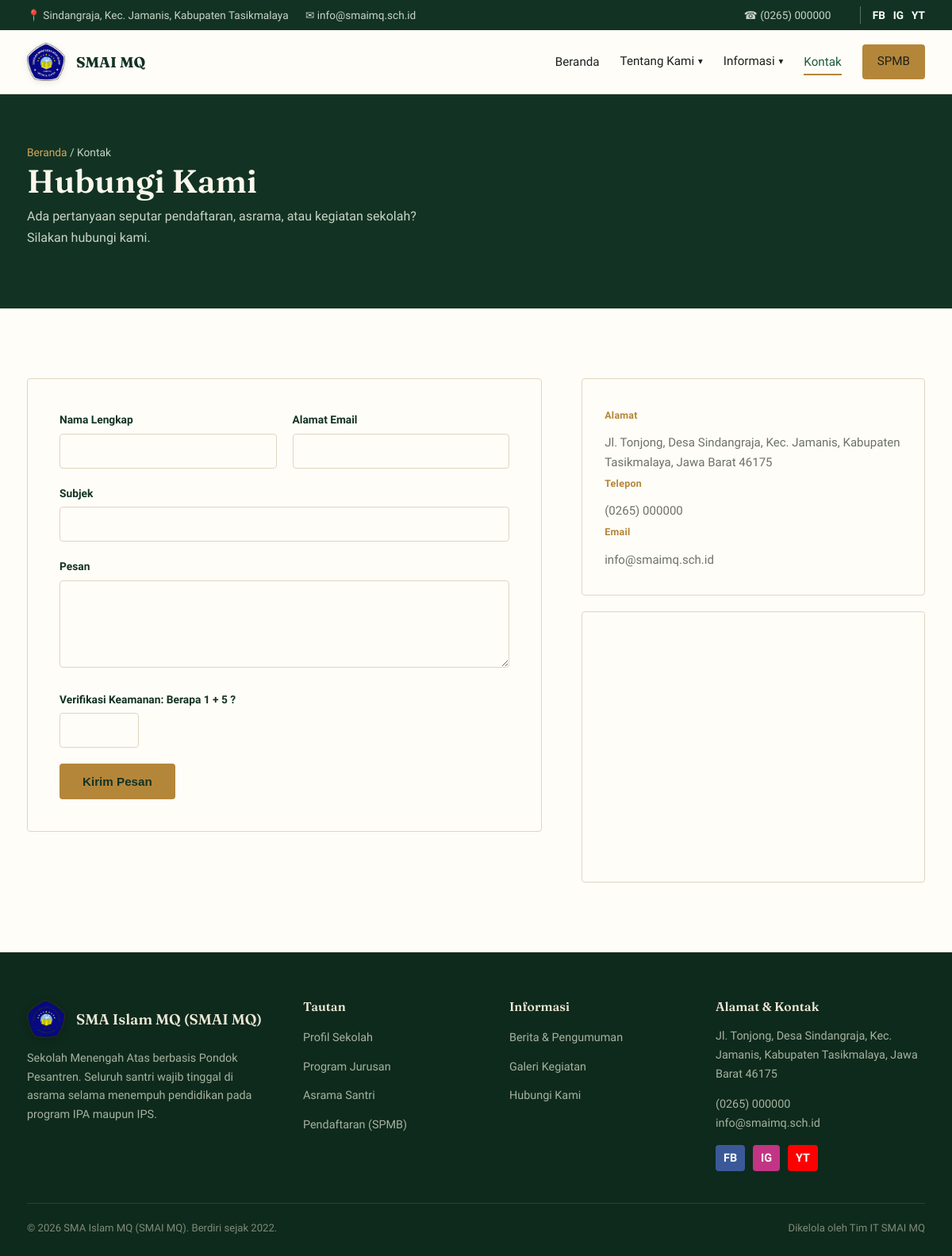
The page /kontak.php on the database its author committed.
### tables this page shows
CREATE TABLE profil_sekolah (
    id INT AUTO_INCREMENT PRIMARY KEY,
    nama_sekolah VARCHAR(150) NOT NULL,
    npsn VARCHAR(20) DEFAULT NULL,
    tahun_berdiri YEAR NOT NULL,
    alamat VARCHAR(255) NOT NULL,
    desa_kelurahan VARCHAR(100),
    kecamatan VARCHAR(100),
    kabupaten VARCHAR(100),
    provinsi VARCHAR(100),
    kode_pos VARCHAR(10),
    telepon VARCHAR(30),
    email VARCHAR(100),
    sambutan_kepsek TEXT,
    visi TEXT,
    misi TEXT,
    sejarah TEXT,
    logo VARCHAR(255) DEFAULT NULL,
    facebook VARCHAR(255) DEFAULT NULL,
    instagram VARCHAR(255) DEFAULT NULL,
    youtube VARCHAR(255) DEFAULT NULL,
    whatsapp VARCHAR(20) DEFAULT NULL,
    video_profil VARCHAR(255) DEFAULT NULL
);

### includes/functions.php (called while the page is built, shortened)
<?php
function e($string) {
    return htmlspecialchars($string ?? '', ENT_QUOTES, 'UTF-8');
}

### kontak.php (the view, shortened to what this page needs)
<?php
require_once __DIR__ . '/config/database.php';
require_once __DIR__ . '/includes/functions.php';
$halaman_aktif = 'kontak';
$angka1 = rand(1, 9);
$angka2 = rand(1, 9);
$captcha_soal = "$angka1 + $angka2";
require __DIR__ . '/includes/header.php';
?>
<div class="header-halaman">
    <div class="wadah">
        <span class="jejak"><a href="index.php">Beranda</a> / Kontak</span>
        <h1>Hubungi Kami</h1>
        <p style="color:#C9D3C6; max-width:60ch;">Ada pertanyaan seputar pendaftaran, asrama, atau kegiatan sekolah? Silakan hubungi kami.</p>
    </div>
</div>
<section>
    <div class="wadah dua-kolom">
        <div>
            <div class="kotak-form">
                <form method="post" action="kontak.php">
                    <div class="baris-form">
                        <div class="grup-form">
                            <label for="nama">Nama Lengkap</label>
                            <input type="text" id="nama" name="nama" required value="<?= e($_POST['nama'] ?? '') ?>">
                        </div>
                        <div class="grup-form">
                            <label for="email">Alamat Email</label>
                            <input type="email" id="email" name="email" required value="<?= e($_POST['email'] ?? '') ?>">
                        </div>
                    </div>
                    <div class="grup-form">
                        <label for="subjek">Subjek</label>
                        <input type="text" id="subjek" name="subjek" value="<?= e($_POST['subjek'] ?? '') ?>">
                    </div>
                    <div class="grup-form">
                        <label for="isi_pesan">Pesan</label>
                        <textarea id="isi_pesan" name="isi_pesan" required><?= e($_POST['isi_pesan'] ?? '') ?></textarea>
                    </div>
                    <div class="grup-form">
                        <label for="captcha">Verifikasi Keamanan: Berapa <?= $captcha_soal ?> ?</label>
                        <input type="number" id="captcha" name="captcha" required class="form-input" style="width:100px;">
                    </div>
                    <button type="submit" class="btn btn-emas">Kirim Pesan</button>
                </form>
            </div>
        </div>
        <div>
            <div class="kartu" style="margin-bottom:20px;">
                <span class="panel-label">Alamat</span>
                <p style="margin-top:10px;"><?= e($profil['alamat']) ?>, Desa <?= e($profil['desa_kelurahan']) ?>, <?= e($profil['kecamatan']) ?>, <?= e($profil['kabupaten']) ?>, <?= e($profil['provinsi']) ?> <?= e($profil['kode_pos']) ?></p>
                <span class="panel-label">Telepon</span>
                <p style="margin-top:10px;"><?= e($profil['telepon']) ?></p>
                <span class="panel-label">Email</span>
                <p style="margin-top:10px;"><?= e($profil['email']) ?></p>
            </div>
            <div class="kotak-peta">
                <iframe loading="lazy" src="https://www.google.com/maps?q=Jl.+Tonjong,+Sindangraja,+Kec.+Jamanis,+Kabupaten+Tasikmalaya,+Jawa+Barat+46175&output=embed"></iframe>
            </div>
        </div>
    </div>
</section>
<?php require __DIR__ . '/includes/footer.php'; ?>

### includes/header.php (shortened to what this page needs)
<?php
$profil = $pdo->query("SELECT * FROM profil_sekolah LIMIT 1")->fetch();
$halaman_aktif = $halaman_aktif ?? '';
?>
<!DOCTYPE html>
<html lang="id">
<head>
<link rel="stylesheet" href="<?= BASE_URL ?>assets/css/style.css">
</head>
<body>
<div class="topbar">
    <div class="wadah">
        <div>
            <span>📍 <?= e($profil['desa_kelurahan'] ?? '') ?>, <?= e($profil['kecamatan'] ?? '') ?>, <?= e($profil['kabupaten'] ?? '') ?></span>
            <span>✉ <?= e($profil['email'] ?? '') ?></span>
        </div>
        <div>
            <span>☎ <?= e($profil['telepon'] ?? '') ?></span>
            <div style="display:inline-flex; align-items:center; gap:10px; margin-left:15px; border-left:1px solid rgba(255,255,255,0.3); padding-left:15px;">
                <?php if(!empty($profil['facebook'])): ?><a href="<?= e($profil['facebook']) ?>" target="_blank" style="color:white; text-decoration:none; font-weight:bold;">FB</a><?php endif; ?>
                <?php if(!empty($profil['instagram'])): ?><a href="<?= e($profil['instagram']) ?>" target="_blank" style="color:white; text-decoration:none; font-weight:bold;">IG</a><?php endif; ?>
                <?php if(!empty($profil['youtube'])): ?><a href="<?= e($profil['youtube']) ?>" target="_blank" style="color:white; text-decoration:none; font-weight:bold;">YT</a><?php endif; ?>
            </div>
        </div>
    </div>
</div>
<header class="situs">
    <div class="navbar wadah">
        <a href="<?= BASE_URL ?>index.php" class="merek">
            <img src="<?= BASE_URL ?>assets/img/logo.png" alt="Logo SMAI MQ" class="logo-sekolah">
            <span class="merek-teks">
                <strong>SMAI MQ</strong>
            </span>
        </a>
        <nav class="menu-utama">
            <ul>
                <li><a href="<?= BASE_URL ?>index.php" class="<?= $halaman_aktif === 'beranda' ? 'aktif' : '' ?>">Beranda</a></li>
                <li class="menu-dropdown <?= in_array($halaman_aktif, ['profil', 'jurusan', 'asrama', 'fasilitas', 'guru', 'prestasi', 'ekstrakurikuler']) ? 'aktif' : '' ?>">
                    <a href="javascript:void(0)" class="dropdown-toggle">Tentang Kami <span class="panah-bawah">&#9662;</span></a>
                </li>
                <li class="menu-dropdown <?= in_array($halaman_aktif, ['berita', 'galeri', 'pengumuman', 'unduhan', 'alumni', 'kalender', 'karya']) ? 'aktif' : '' ?>">
                    <a href="javascript:void(0)" class="dropdown-toggle">Informasi <span class="panah-bawah">&#9662;</span></a>
                </li>
                <li><a href="<?= BASE_URL ?>kontak.php" class="<?= $halaman_aktif === 'kontak' ? 'aktif' : '' ?>">Kontak</a></li>
                <li><a href="https://spmb.ponpes-mhmq.my.id/" target="_blank" class="btn btn-emas" style="padding:8px 18px;">SPMB</a></li>
            </ul>
        </nav>
    </div>
</header>

### includes/footer.php (shortened to what this page needs)
<footer class="situs">
    <div class="wadah">
        <div class="footer-grid">
            <div>
                <div style="display:flex; align-items:center; gap:14px; margin-bottom:14px;">
                    <img src="<?= BASE_URL ?>assets/img/logo.png" alt="Logo SMAI MQ" style="width:48px; height:auto; filter:drop-shadow(0 2px 4px rgba(0,0,0,0.3));">
                    <h4 style="margin:0; font-size:1.15rem;"><?= e($profil['nama_sekolah']) ?></h4>
                </div>
                <p>Sekolah Menengah Atas berbasis Pondok Pesantren. Seluruh santri wajib tinggal di asrama selama menempuh pendidikan pada program IPA maupun IPS.</p>
            </div>
            <div>
                <h4>Tautan</h4>
                <ul>
                    <li><a href="<?= BASE_URL ?>profil.php">Profil Sekolah</a></li>
                    <li><a href="<?= BASE_URL ?>jurusan.php">Program Jurusan</a></li>
                    <li><a href="<?= BASE_URL ?>asrama.php">Asrama Santri</a></li>
                    <li><a href="https://spmb.ponpes-mhmq.my.id/" target="_blank">Pendaftaran (SPMB)</a></li>
                </ul>
            </div>
            <div>
                <h4>Informasi</h4>
                <ul>
                    <li><a href="<?= BASE_URL ?>berita.php">Berita &amp; Pengumuman</a></li>
                    <li><a href="<?= BASE_URL ?>galeri.php">Galeri Kegiatan</a></li>
                    <li><a href="<?= BASE_URL ?>kontak.php">Hubungi Kami</a></li>
                </ul>
            </div>
            <div>
                <h4>Alamat &amp; Kontak</h4>
                <p>
                    <?= e($profil['alamat']) ?>, Desa <?= e($profil['desa_kelurahan']) ?>,
                    <?= e($profil['kecamatan']) ?>, <?= e($profil['kabupaten']) ?>,
                    <?= e($profil['provinsi']) ?> <?= e($profil['kode_pos']) ?>
                </p>
                <p><?= e($profil['telepon']) ?><br><?= e($profil['email']) ?></p>
                <div style="margin-top:15px; display:flex; gap:10px;">
                    <?php if(!empty($profil['facebook'])): ?><a href="<?= e($profil['facebook']) ?>" target="_blank" style="display:inline-block; padding:5px 10px; background:#3b5998; color:white; border-radius:4px; text-decoration:none; font-weight:bold;">FB</a><?php endif; ?>
                    <?php if(!empty($profil['instagram'])): ?><a href="<?= e($profil['instagram']) ?>" target="_blank" style="display:inline-block; padding:5px 10px; background:#C13584; color:white; border-radius:4px; text-decoration:none; font-weight:bold;">IG</a><?php endif; ?>
                    <?php if(!empty($profil['youtube'])): ?><a href="<?= e($profil['youtube']) ?>" target="_blank" style="display:inline-block; padding:5px 10px; background:#FF0000; color:white; border-radius:4px; text-decoration:none; font-weight:bold;">YT</a><?php endif; ?>
                </div>
            </div>
        </div>
        <div class="footer-bawah">
            <span>&copy; <?= date('Y') ?> <?= e($profil['nama_sekolah']) ?>. Berdiri sejak <?= e($profil['tahun_berdiri']) ?>.</span>
            <span>Dikelola oleh Tim IT SMAI MQ</span>
        </div>
    </div>
</footer>
</body>
</html>

### rows shown on the page
profil_sekolah: desa_kelurahan "Sindangraja", kecamatan "Kec. Jamanis", kabupaten "Kabupaten Tasikmalaya", email "info@smaimq.sch.id", telepon "(0265) 000000", alamat "Jl. Tonjong", provinsi "Jawa Barat", kode_pos "46175", nama_sekolah "SMA Islam MQ (SMAI MQ)", tahun_berdiri "2022"
